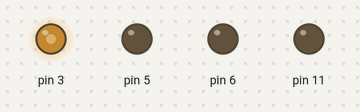
This sketch was run on a simulated Arduino Uno, built with avr-gcc and run on an emulated ATmega328P. Parts: output pins drawn as LEDs (lit = HIGH).

Above: at 0.05 s.
At 6.0 s:
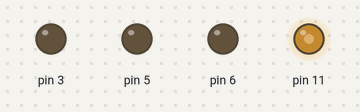
At 9.0 s:
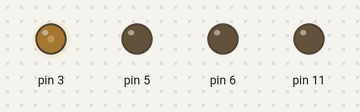
At 12.0 s:
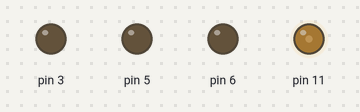
Timing chart, 0 to 15.6 s (numbered marks = the images above):
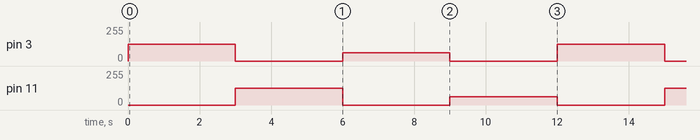

Measured:
- by itself, pin 3, pin 11: repeats every 12.0 s: 0/255 3.0 s, 62/255 3.0 s, 0/255 3.0 s, 125/255 3.0 s

The sketch:

PWM_code.ino
```cpp
#include <avr/io.h>

void PWM(int dutyCicle, int direcao, int roda) {
  //direcao 0 = horario; direcao 1 = anti-horario
  //roda 0 = roda do OCR0; roda 1 = roda do OCR2
  int valor = dutyCicle * 2.5;
  if (roda == 0) {
    if (direcao == 0) {
       OCR0A = 0;
       OCR0B = valor;
    } else {
       OCR0A = valor;
       OCR0B = 0;
    }
  } else {
    if (direcao == 0) {
       OCR2A = 0;
       OCR2B = valor;
    } else {
       OCR2A = valor;
       OCR2B = 0;
    }
  }
}


int main() {

  /* =============== SETUP INICIAL ===============  */
  /*  Pinos 5 e 6: Timer 0, Motor 1
   *  Pinos 3 e 11: Timer 2, Motor 2
  */
  DDRB |= 0b00001000; //Pino 11 como saída
  DDRD |= 0b01101000; //Pinos 3, 5 e 6 como saída
  TCCR0A |= (1 << COM0A1) | (1 << COM0B1) | (1 << WGM01) | (1 << WGM00);
  TCCR0B |= (1 << CS00);
  TCCR2A |= (1 << COM2A1) | (1 << COM2B1) | (1 << WGM21) | (1 << WGM20);
  TCCR2B |= (1 << CS20);

  OCR0A = 0;
  OCR0B = 0;

  OCR2A = 0;
  OCR2B = 0;

  while (1) {
    PWM(50, 0, 1);
     _delay_ms(3000);
    PWM(50, 1, 1);
     _delay_ms(3000);
    PWM(25, 0, 1);
     _delay_ms(3000);
    PWM(25, 1, 1);
     _delay_ms(3000);
  }
}
```
